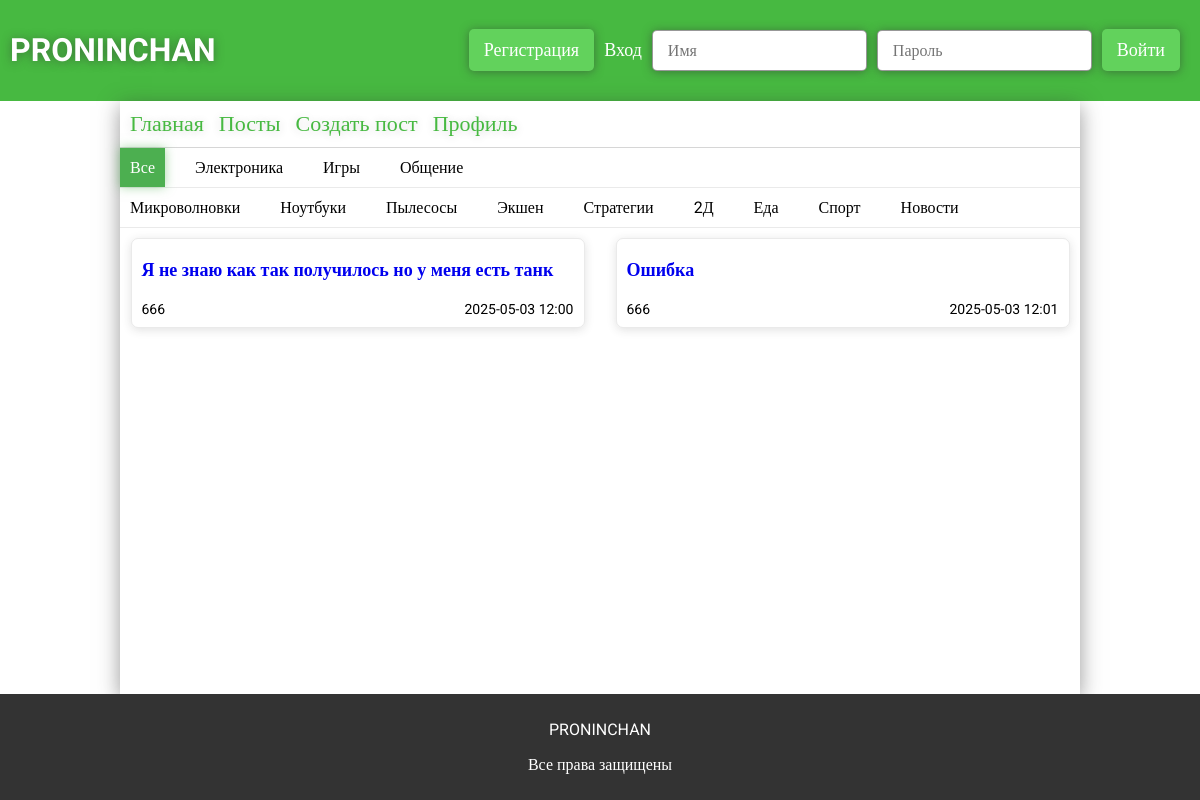
The page /posts on the database its author committed.
### app.py (models this page shows)
class ForumSections(db.Model):
    __tablename__ = 'forum_sections'
    id = db.Column(db.Integer, primary_key=True)
    section = db.Column(db.String(32), unique=True, nullable=False)
    category = db.relationship('ForumCategory', backref='section', lazy=True)
    posts = db.relationship('ForumPosts', backref='section', lazy=True)

class ForumCategory(db.Model):
    __tablename__ = 'forum_categories'
    id = db.Column(db.Integer, primary_key=True)
    category = db.Column(db.String(32), unique=True, nullable=False)
    section_id = db.Column(db.Integer, db.ForeignKey('forum_sections.id'), nullable=False)
    posts = db.relationship('ForumPosts', backref='category', lazy=True)

class ForumPosts(db.Model):
    __tablename__ = 'forum_posts'
    id = db.Column(db.Integer, primary_key=True)
    user_id = db.Column(db.Integer, db.ForeignKey('users.id'), nullable=False)
    theme = db.Column(db.String(124), nullable=False)
    text = db.Column(db.Text, nullable=False)
    section_id = db.Column(db.Integer, db.ForeignKey('forum_sections.id'), nullable=False)
    category_id = db.Column(db.Integer, db.ForeignKey('forum_categories.id'), nullable=False)
    created_at = db.Column(db.DateTime, default=datetime.now)
    user = db.relationship("Users", backref="posts")
    sections = db.relationship("ForumSections")
    categories = db.relationship("ForumCategory")

class Users(db.Model):
    __tablename__ = 'users'
    id = db.Column(db.Integer, primary_key=True)
    username = db.Column(db.String(32), unique=True, nullable=False)
    photo = db.Column(db.BLOB)
    email = db.Column(db.String(64), unique=True, nullable=False)
    password = db.Column(db.String(30), nullable=False)
    access = db.Column(db.String(64), nullable=False, default='user')

### app.py (the view)
@app.route('/posts')
def posts():
    sections = ForumSections.query.all()
    category = ForumCategory.query.all()
    posts = ForumPosts.query.all()
    return render_template('posts.html', posts=posts, category=category, sections=sections)

### templates/posts.html (shortened to what this page needs)
{% extends 'main.html' %}
{% block main %}
<link rel="stylesheet" href="{{url_for('static', filename='css/posts.css')}}">
<div class="posts">
    <div class="posts-sections">
        <p class="section" data-section-id="all">Все</p>
        {% for section in sections %}
            <p class="section" data-section-id="{{section.id}}">{{section.section}}</p>
        {% endfor %}
    </div>
    <div class="posts-categories">
        {% for category in category %}
            <p class="category" data-section-id="{{category.section_id}}" data-category-id="{{category.id}}">{{category.category}}</p>
        {% endfor %}
    </div>
    <div class="posts-container">
        {% for post in posts %}
            <div class="post" data-section-id="{{post.sections.id}}" data-category-id="{{post.categories.id}}">
                <a href="{{url_for('post', post=post.id)}}" class="post-theme">{{post.theme}}</a>
                <div>
                    <p>{{post.user.username}}</p>
                    <p>{{post.created_at.strftime('%Y-%m-%d %H:%M')}}</p>
                </div>
            </div>
        {% endfor %}
    </div>
</div>
{% endblock %}

### static/css/base.css (style rules this page uses)
* { font-family: "Roboto"; }
body { margin: 0; padding: 0; display: flex; flex-direction: column; min-height: 100vh; }

### static/css/posts.css (style rules this page uses)
.posts .posts-sections, .posts .posts-categories { display: flex; border-bottom: 1px solid rgba(51, 51, 51, 0.1); gap: 20px; transition: 0.3s ease; }
.posts .posts-sections p, .posts .posts-categories p { margin: 0; padding: 10px 10px; cursor: pointer; }
.posts .posts-categories { overflow: hidden; }
.posts .posts-container { margin-top: 10px; display: flex; flex-wrap: wrap; gap: 10px; justify-content: space-around; }
.posts .posts-container .post { width: 45%; padding: 10px; max-height: 100px; border: 1px solid rgba(51, 51, 51, 0.1); box-shadow: 0 2px 10px rgba(51, 51, 51, 0.15); border-radius: 7px; overflow: hidden; display: flex; flex-direction: column; flex-wrap: wrap; }
.posts .posts-container .post .post-theme { flex: 1; text-decoration: none; font-size: 18px; font-weight: bolder; margin: 10px 0; }
.posts .posts-container .post div { display: flex; justify-content: space-between; font-size: 14px; }
.posts .posts-container .post div p { margin: 0; margin-top: 10px; }
.active { background-color: #4CAF50; color: white; box-shadow: 0 0 10px rgba(76, 175, 80, 0.5); }

### rows shown on the page
ForumSections: section "Электроника"
ForumSections: section "Игры"
ForumSections: section "Общение"
ForumCategory: category "Микроволновки"
ForumCategory: category "Ноутбуки"
ForumCategory: category "Пылесосы"
ForumCategory: category "Экшен"
ForumCategory: category "Стратегии"
ForumCategory: category "2Д"
ForumCategory: category "Еда"
ForumCategory: category "Спорт"
ForumCategory: category "Новости"
ForumPosts: theme "Я не знаю как так получилось но у меня есть танк", user.username "666", created_at "2025-05-03 12:00"
ForumPosts: theme "Ошибка", user.username "666", created_at "2025-05-03 12:01"
